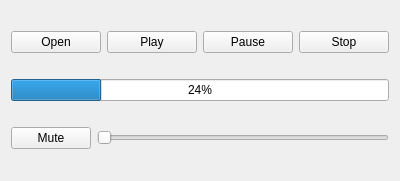
<?xml version="1.0" encoding="UTF-8"?>
<ui version="4.0">
 <class>Widget</class>
 <widget class="QWidget" name="Widget">
  <property name="geometry">
   <rect>
    <x>0</x>
    <y>0</y>
    <width>400</width>
    <height>181</height>
   </rect>
  </property>
  <property name="windowTitle">
   <string>Media Player</string>
  </property>
  <layout class="QVBoxLayout" name="verticalLayout">
   <item>
    <layout class="QHBoxLayout" name="horizontalLayout">
     <item>
      <widget class="QPushButton" name="openButton">
       <property name="text">
        <string>Open</string>
       </property>
      </widget>
     </item>
     <item>
      <widget class="QPushButton" name="playButton">
       <property name="text">
        <string>Play</string>
       </property>
      </widget>
     </item>
     <item>
      <widget class="QPushButton" name="pauseButton">
       <property name="text">
        <string>Pause</string>
       </property>
      </widget>
     </item>
     <item>
      <widget class="QPushButton" name="stopButton">
       <property name="text">
        <string>Stop</string>
       </property>
      </widget>
     </item>
    </layout>
   </item>
   <item>
    <widget class="QProgressBar" name="progressBar">
     <property name="value">
      <number>24</number>
     </property>
    </widget>
   </item>
   <item>
    <layout class="QHBoxLayout" name="horizontalLayout_2">
     <item>
      <widget class="QPushButton" name="muteButton">
       <property name="text">
        <string>Mute</string>
       </property>
      </widget>
     </item>
     <item>
      <widget class="QSlider" name="volumeSlider">
       <property name="orientation">
        <enum>Qt::Horizontal</enum>
       </property>
      </widget>
     </item>
    </layout>
   </item>
  </layout>
 </widget>
 <layoutdefault spacing="6" margin="11"/>
 <resources/>
 <connections/>
</ui>
